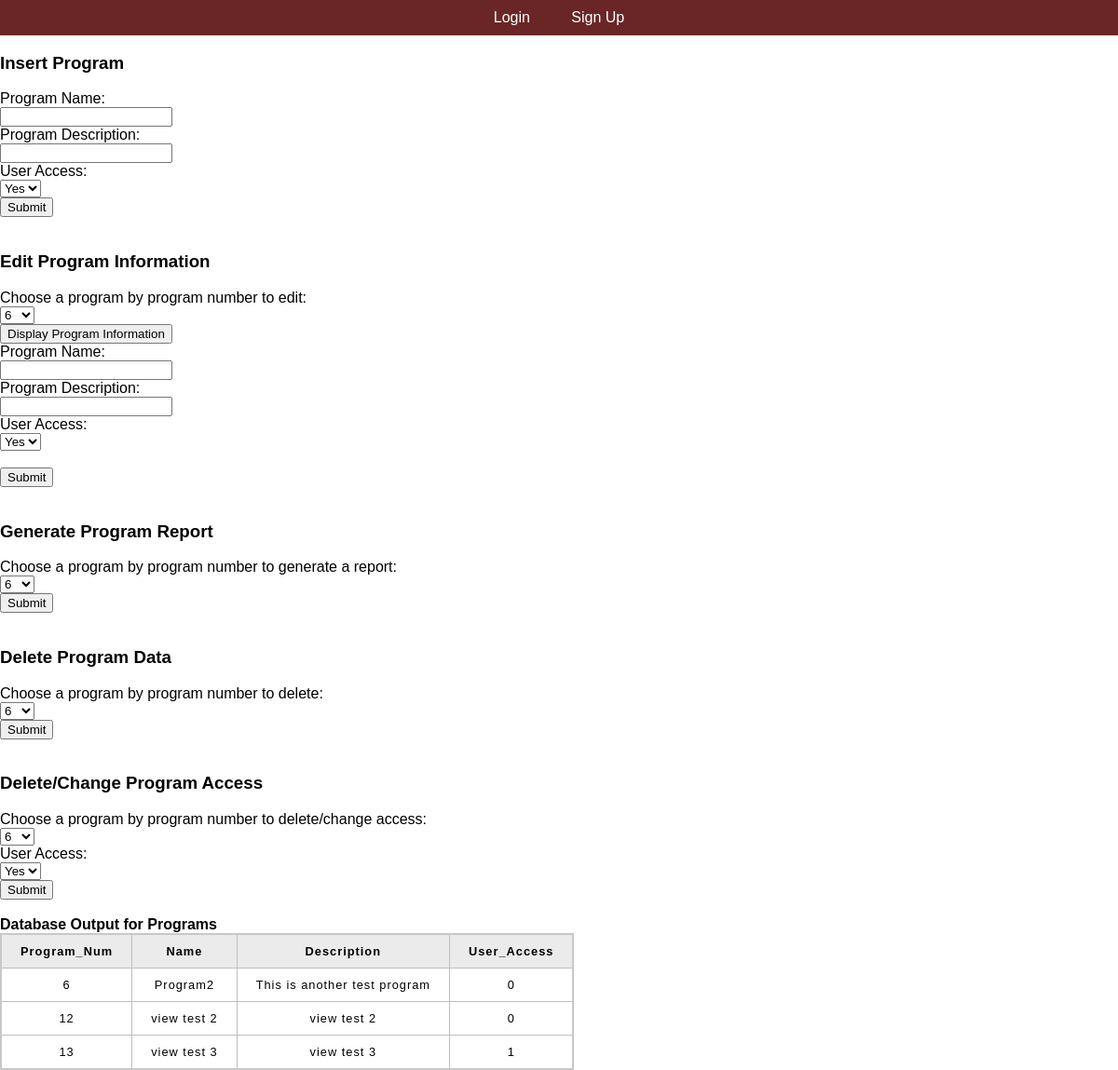
/program_info_manager.php, run on the app's committed database.
### tables this page shows
CREATE TABLE `programs` (
  `Program_Num` int(11) NOT NULL,
  `Name` varchar(128) NOT NULL,
  `Description` varchar(128) NOT NULL,
  `User_Access` tinyint(1) NOT NULL
);

### program_info_manager.php (the view, shortened to what this page needs)
<?php
  include_once('header.php');
  include_once 'includes/dbh.inc.php';
?>
<h3>Insert Program</h3>
  <form action="includes/program_info_manager.inc.php" method="post">
    <label for="Program_Name">Program Name: </label><br>
    <input type="text" id="Program_Name" name="Program_Name"><br>
    <label for="Program_Desc">Program Description: </label><br>
    <input type="text" id="Program_Desc" name="Program_Desc"><br>
    <label for="User_Access">User Access: </label><br>
    <select id="User_Access" name="User_Access">
        <option value="1">Yes</option>
    </select><br>
    <button type="insert_program" name="insert_program">Submit</button>
  </form>
  <br>
    <h3>Edit Program Information</h3>
    <form action="includes/program_info_manager.inc.php" method="post">
      <label for="Program_Num">Choose a program by program number to edit: </label><br>
      <select id="Program_Num" name="Program_Num">
          <?php
          $sql = "SELECT * FROM programs";
          $result = $conn->query($sql);
          if ($result->num_rows > 0) {
              while ($row = $result->fetch_assoc()) {
                  echo '<option value="' . $row['Program_Num'] . '">' . $row['Program_Num'] . '</option>';
              }
          } else {
              echo '<option value="">No programs available</option>';
          }
          ?>
      </select><br>
      <button type="button" onclick="fetchAndDisplayData()">Display Program Information</button><br>
      <label for="Program_Name_Edit">Program Name: </label><br>
      <input type="text" id="Program_Name_Edit" name="Program_Name_Edit"><br>
      <label for="Program_Desc_Edit">Program Description: </label><br>
      <input type="text" id="Program_Desc_Edit" name="Program_Desc_Edit"><br>
      <label for="User_Access_Edit">User Access: </label><br>
      <select id="User_Access_Edit" name="User_Access_Edit">
          <option value="1">Yes</option>
      </select><br>
        <br>
      <button type="edit_program" name="edit_program">Submit</button>
    </form>
    <br>
    <h3>Generate Program Report</h3>
    <form action="includes/program_info_manager.inc.php" method="post">
        <label for="Program_Num">Choose a program by program number to generate a report: </label><br>
        <select id="Program_Num" name="Program_Num">
          <?php
          $sql = "SELECT * FROM programs";
          $result = $conn->query($sql);
          if ($result->num_rows > 0) {
              while ($row = $result->fetch_assoc()) {
                  echo '<option value="' . $row['Program_Num'] . '">' . $row['Program_Num'] . '</option>';
              }
          } else {
              echo '<option value="">No programs available</option>';
          }
          ?>
        </select><br>
        <button type="generate_program_report" name="generate_program_report">Submit</button>
    </form>
    <br>
    <h3>Delete Program Data</h3>
    <form action="includes/program_info_manager.inc.php" method="post">
        <label for="Program_Num">Choose a program by program number to delete: </label><br>
        <select id="Program_Num" name="Program_Num">
          <?php
          $sql = "SELECT * FROM programs";
          $result = $conn->query($sql);
          if ($result->num_rows > 0) {
              while ($row = $result->fetch_assoc()) {
                  echo '<option value="' . $row['Program_Num'] . '">' . $row['Program_Num'] . '</option>';
              }
          } else {
              echo '<option value="">No programs available</option>';
          }
          ?>
        </select><br>
        <button type="delete_program_data" name="delete_program_data">Submit</button>
    </form>
    <br>
    <h3>Delete/Change Program Access</h3>
    <form action="includes/program_info_manager.inc.php" method="post">
        <label for="Program_Num">Choose a program by program number to delete/change access: </label><br>
        <select id="Program_Num" name="Program_Num">
          <?php
          $sql = "SELECT * FROM programs";
          $result = $conn->query($sql);
          if ($result->num_rows > 0) {
              while ($row = $result->fetch_assoc()) {
                  echo '<option value="' . $row['Program_Num'] . '">' . $row['Program_Num'] . '</option>';
              }
          } else {
              echo '<option value="">No programs available</option>';
          }
          ?>
        </select><br>
        <label for="User_Access">User Access: </label><br>
        <select id="User_Access" name="User_Access">
          <option value="1">Yes</option>
        </select><br>
        <button type="delete_program_access" name="delete_program_access">Submit</button>
    </form>
<?php
$query = "SELECT * FROM programs";
echo "<br><b>Database Output for Programs</b>";
echo '<table>
      <tr>
          <th>Program_Num</th>
          <th>Name</th>
          <th>Description</th>
          <th>User_Access</th>
      </tr>';
if ($result = $conn->query($query)) {
  while ($row = $result->fetch_assoc()) {
      $field1name = $row["Program_Num"];
      $field2name = $row["Name"];
      $field3name = $row["Description"];
      $field4name = $row["User_Access"];
      echo '<tr>
        <td>'.$field1name.'</td>
        <td>'.$field2name.'</td>
        <td>'.$field3name.'</td>
        <td>'.$field4name.'</td>
      </tr>';
  }
}
?>
</body>
</html>

### data on the page
programs: Program_Num "6", Name "Program2", Description "This is another test program", User_Access "0"
programs: Program_Num "12", Name "view test 2", Description "view test 2", User_Access "0"
programs: Program_Num "13", Name "view test 3", Description "view test 3", User_Access "1"

### other printed values
form field Program_Num "6"
